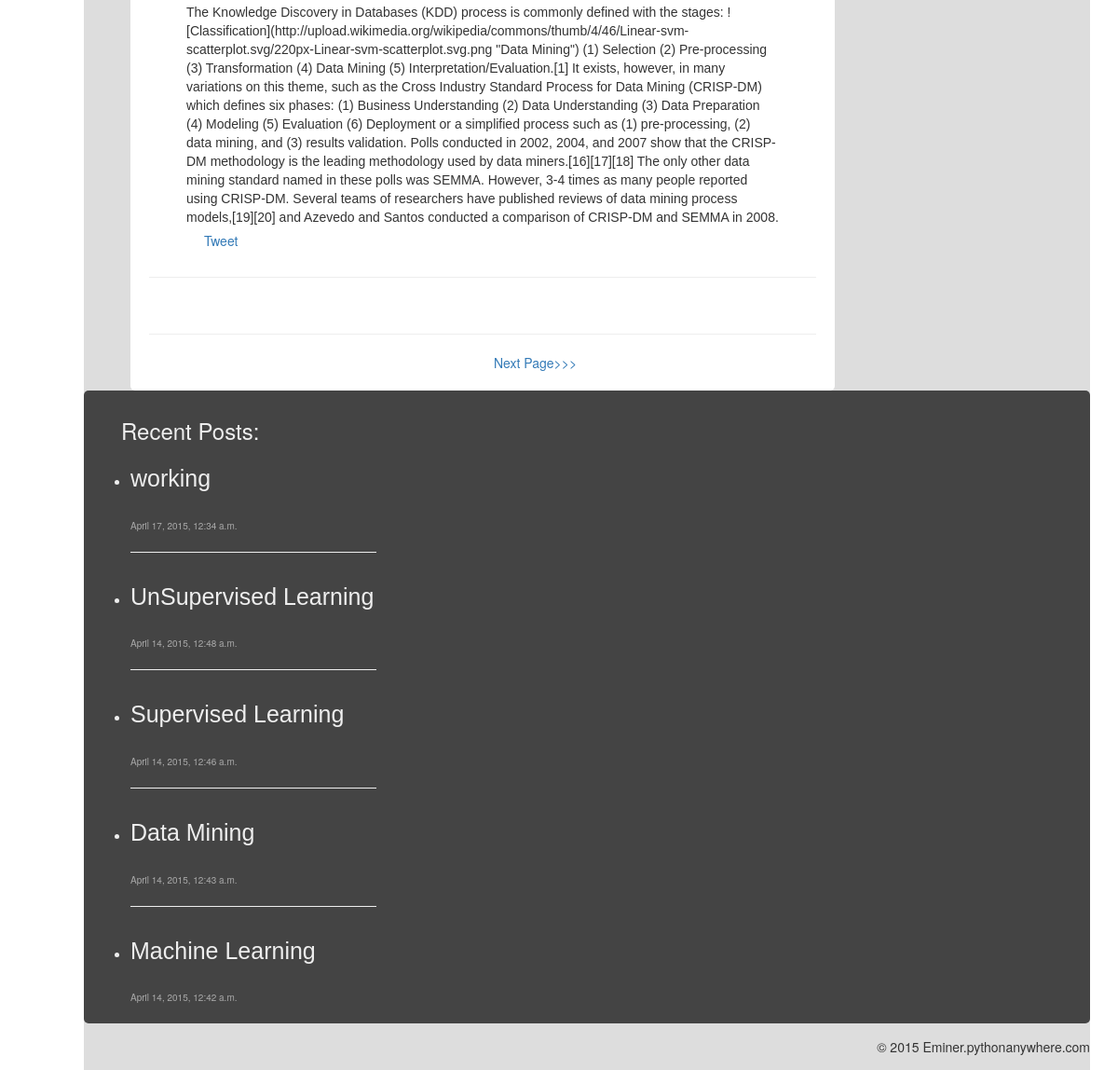
The page /blog/ (lower part) on the database as committed earlier.
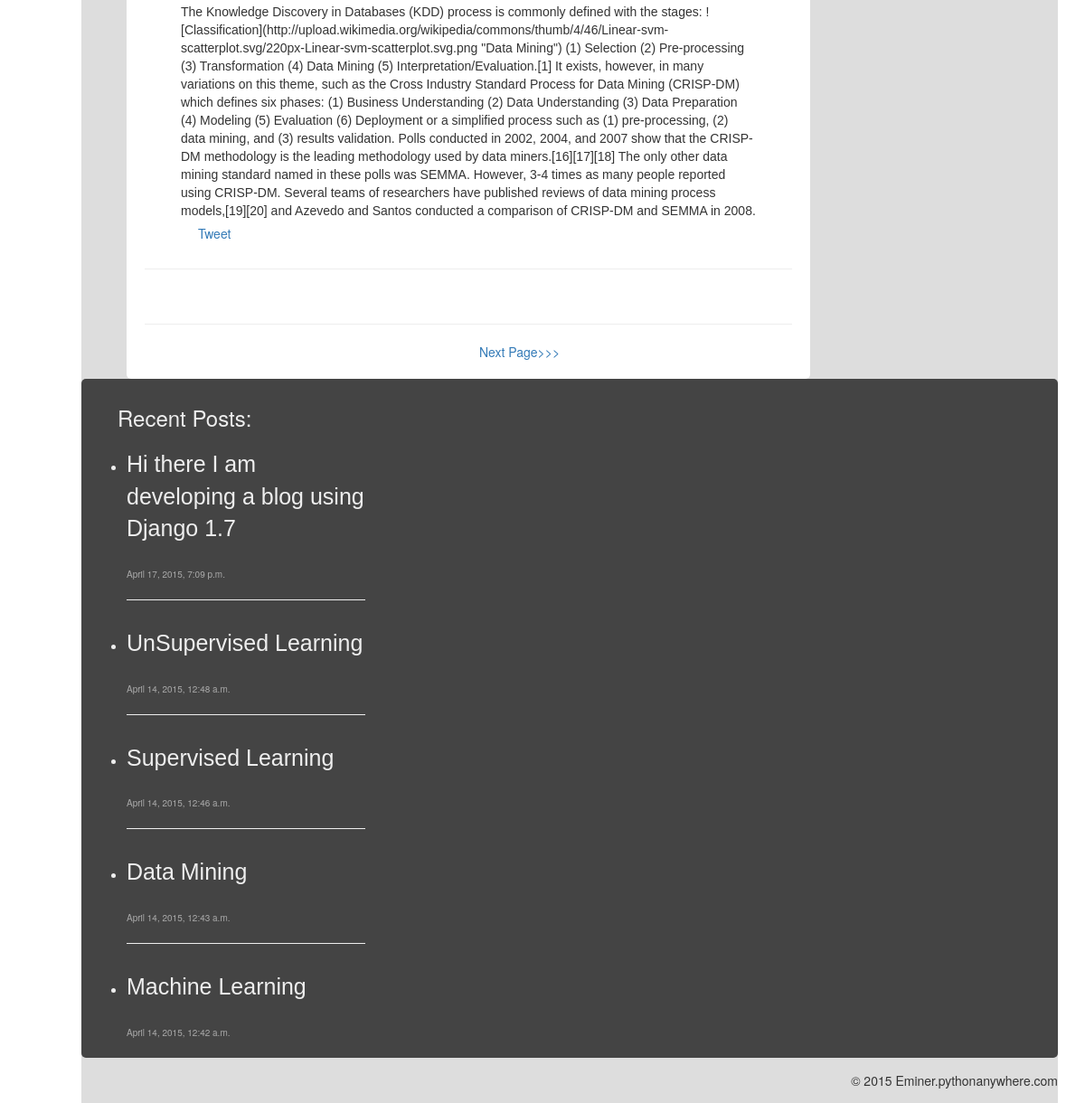
The same page on the database as committed later.
### eminer/models.py (models this page shows, shortened)
class NewEntry(models.Model):
    title = models.CharField(max_length=200,)
    body = MarkdownField()
    published = models.BooleanField(default=False)
    posted = models.DateTimeField(auto_now_add=True)
    modified = models.DateTimeField(auto_now=True)
    slug = models.SlugField(max_length = 200,)
    tag = models.ManyToManyField(Tag, null=False)

### eminer/views.py (the view)
# urls.py: url(r'^(?P<post_name>[\w\-]+)/$', views.BlogView, name = 'entry-detail'),
def BlogView(request, post_name=None, count=0, tag=None):
    recent = NewEntry.objects.order_by('-posted')[:5]
    if post_name:
        posts = NewEntry.objects.filter(slug=post_name)
    elif tag:
        tags = Tag.objects.get(slug=tag)
        posts = NewEntry.objects.filter(tag = tags)
    else:
        count = int(count)
        posts = NewEntry.objects.filter(published=True).order_by('-posted')[count:count+2]
        count += 2
    return render(request, 'eminer/index.html', {'posts':posts, 'count':count, 'recent':recent})

### eminer/models.py (called while the page is built)
    def __unicode__(self):
        return self.slug

### templates/eminer/index.html (shortened to what this page needs)
{% extends 'eminer/base.html' %}
{% load crispy_forms_tags %}
{% load django_markdown %}
{% block index_view %}
        {% for post in posts %}
            <br/><hr/>
        <div class='post_body'>{{ post.body|markdown }}</div>
{% include 'eminer/social.html' %}
        <hr/><br /><hr />
        {% empty %}
            Sorry, No Older posts Exist!
        {% endfor %}
{% if posts %}
<div class="next_page">
<a href="/blog/pages/{{ count }}/">Next Page>>></a></div>
{% endif %}
{% endblock %}

### templates/eminer/base.html (shortened to what this page needs)
<!DOCTYPE html>
{% load static %}
{% load django_markdown %}
<html>
<head>
    <link rel='stylesheet' type='text/css' href="{% static 'css/base.css' %}"/>
    <link rel="stylesheet" href="http://maxcdn.bootstrapcdn.com/bootstrap/3.3.4/css/bootstrap.min.css">
</head>
<body>
    <br/>
    <div class='index_view'>
        <div>
        <div class='post_view'><div class='index_html'>{% block index_view %}{% endblock %}</div></div>
    </div>
    <div class='footer_view'>
        <div class='recent_posts'>
            <h3 style='padding-left:30px;'>Recent Posts:</h3>
            {% if recent %}
            <ul>
            {% for post in recent %}
                <li><a href="/blog/{{ post.slug }}/">{{ post.title }}</a></li><br/><span style='font-size:10px;color:#aaa;'>{{ post.posted }}</span>{% if not forloop.last %}<hr style='color:#222;'/>{% endif %}
            {% endfor %}
             </ul>
            {% endif %}
        </div>
        </div>
    <div class='copy_view'>
        <span style='position:relative;top:15px;float:right;'>&copy 2015 Eminer.pythonanywhere.com</span>
        </div>
</div>
</body>
</html>

### templates/eminer/social.html (shortened to what this page needs)
<div class='social_div' >
<ul>
    <li><script src="//platform.linkedin.com/in.js" type="text/javascript"> lang: en_US</script>
<script type="IN/Share" data-url="http://localhost:8000/blog/{{ post.slug }}" data-counter="top"></script></li>
    <li><a href="https://twitter.com/share" class="twitter-share-button" data-url="http://localhost:8000/blog/{{ post.slug }}" data-text="http://localhost:8000/blog/{{ post.slug }}">Tweet</a>
</li>
    <li>
<script type="text/javascript" src="//www.redditstatic.com/button/button3.js"></script></li>
    <li><div class="fb-like" data-href="http://localhost:8000/blog/{{ post.slug }}" data-layout="standard" data-action="like" data-show-faces="true" data-share="true"></div></li>
    </ul>
</div>

Rows that differ between the two databases and show on the page:
removed NewEntry: title "working", posted "April 17, 2015, 12:34 a.m.", shown under "Recent Posts:"
added NewEntry: title "Hi there I am developing a blog using Django 1.7", posted "April 17, 2015, 7:09 p.m.", shown under "Recent Posts:"
